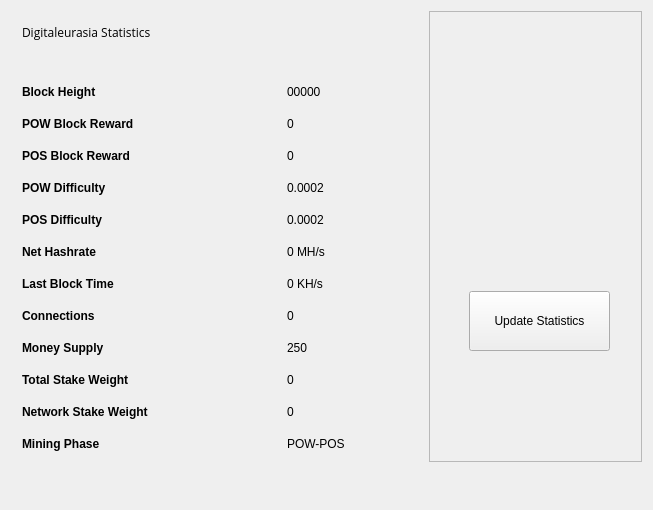
<?xml version="1.0" encoding="UTF-8"?>
<ui version="4.0">
 <class>StatisticsPage</class>
 <widget class="QWidget" name="StatisticsPage">
  <property name="windowModality">
   <enum>Qt::NonModal</enum>
  </property>
  <property name="geometry">
   <rect>
    <x>0</x>
    <y>0</y>
    <width>653</width>
    <height>510</height>
   </rect>
  </property>
  <property name="windowTitle">
   <string>Digging</string>
  </property>
  <property name="styleSheet">
   <string notr="true">font-family:'Open Sans, sans-serif';</string>
  </property>
  <layout class="QGridLayout" name="gridLayout">
   <property name="sizeConstraint">
    <enum>QLayout::SetMaximumSize</enum>
   </property>
   <item row="0" column="1">
    <widget class="QFrame" name="frame">
     <property name="minimumSize">
      <size>
       <width>213</width>
       <height>0</height>
      </size>
     </property>
     <property name="frameShape">
      <enum>QFrame::StyledPanel</enum>
     </property>
     <property name="frameShadow">
      <enum>QFrame::Raised</enum>
     </property>
     <widget class="QPushButton" name="startButton">
      <property name="geometry">
       <rect>
        <x>40</x>
        <y>280</y>
        <width>141</width>
        <height>60</height>
       </rect>
      </property>
      <property name="sizePolicy">
       <sizepolicy hsizetype="Fixed" vsizetype="Fixed">
        <horstretch>0</horstretch>
        <verstretch>0</verstretch>
       </sizepolicy>
      </property>
      <property name="minimumSize">
       <size>
        <width>120</width>
        <height>60</height>
       </size>
      </property>
      <property name="autoFillBackground">
       <bool>false</bool>
      </property>
      <property name="styleSheet">
       <string notr="true"/>
      </property>
      <property name="text">
       <string>Update Statistics</string>
      </property>
     </widget>
     <widget class="QLabel" name="label">
      <property name="geometry">
       <rect>
        <x>10</x>
        <y>10</y>
        <width>191</width>
        <height>191</height>
       </rect>
      </property>
      <property name="text">
       <string/>
      </property>
      <property name="pixmap">
       <pixmap resource="../bitcoin.qrc">:/icons/coinbg</pixmap>
      </property>
      <property name="scaledContents">
       <bool>true</bool>
      </property>
     </widget>
    </widget>
   </item>
   <item row="0" column="0">
    <widget class="QFrame" name="gridFrame_2">
     <layout class="QGridLayout" name="gridLayout_4">
      <item row="3" column="0">
       <layout class="QFormLayout" name="formLayout_2">
        <property name="fieldGrowthPolicy">
         <enum>QFormLayout::FieldsStayAtSizeHint</enum>
        </property>
        <property name="horizontalSpacing">
         <number>139</number>
        </property>
        <property name="verticalSpacing">
         <number>18</number>
        </property>
        <property name="rightMargin">
         <number>0</number>
        </property>
        <item row="1" column="0">
         <widget class="QLabel" name="label_14">
          <property name="text">
           <string>&lt;html&gt;&lt;head/&gt;&lt;body&gt;&lt;p&gt;&lt;span style=&quot; font-weight:600;&quot;&gt;Block Height&lt;/span&gt;&lt;/p&gt;&lt;/body&gt;&lt;/html&gt;</string>
          </property>
         </widget>
        </item>
        <item row="1" column="1">
         <widget class="QLabel" name="heightBox">
          <property name="text">
           <string>00000</string>
          </property>
         </widget>
        </item>
        <item row="2" column="0">
         <widget class="QLabel" name="label_12">
          <property name="text">
           <string>&lt;html&gt;&lt;head/&gt;&lt;body&gt;&lt;p&gt;&lt;span style=&quot; font-weight:600;&quot;&gt;POW Block Reward&lt;/span&gt;&lt;/p&gt;&lt;/body&gt;&lt;/html&gt;</string>
          </property>
         </widget>
        </item>
        <item row="2" column="1">
         <widget class="QLabel" name="rewardBox">
          <property name="text">
           <string>0</string>
          </property>
         </widget>
        </item>
        <item row="3" column="0">
         <widget class="QLabel" name="label_17">
          <property name="text">
           <string>&lt;html&gt;&lt;head/&gt;&lt;body&gt;&lt;p&gt;&lt;span style=&quot; font-weight:600;&quot;&gt;POS Block Reward&lt;/span&gt;&lt;/p&gt;&lt;/body&gt;&lt;/html&gt;</string>
          </property>
         </widget>
        </item>
        <item row="3" column="1">
         <widget class="QLabel" name="posrewardBox">
          <property name="text">
           <string>0</string>
          </property>
         </widget>
        </item>
        <item row="4" column="0">
         <widget class="QLabel" name="label_13">
          <property name="text">
           <string>&lt;html&gt;&lt;head/&gt;&lt;body&gt;&lt;p&gt;&lt;span style=&quot; font-weight:600;&quot;&gt;POW Difficulty&lt;/span&gt;&lt;/p&gt;&lt;/body&gt;&lt;/html&gt;</string>
          </property>
         </widget>
        </item>
        <item row="4" column="1">
         <widget class="QLabel" name="diffBox">
          <property name="text">
           <string>0.0002</string>
          </property>
         </widget>
        </item>
        <item row="5" column="0">
         <widget class="QLabel" name="label_9">
          <property name="text">
           <string>&lt;html&gt;&lt;head/&gt;&lt;body&gt;&lt;p&gt;&lt;span style=&quot; font-weight:600;&quot;&gt;POS Difficulty&lt;/span&gt;&lt;/p&gt;&lt;/body&gt;&lt;/html&gt;</string>
          </property>
         </widget>
        </item>
        <item row="5" column="1">
         <widget class="QLabel" name="diffBox2">
          <property name="text">
           <string>0.0002</string>
          </property>
         </widget>
        </item>
        <item row="6" column="1">
         <widget class="QLabel" name="pawrateBox">
          <property name="text">
           <string>0 MH/s</string>
          </property>
         </widget>
        </item>
        <item row="7" column="0">
         <widget class="QLabel" name="label3_2">
          <property name="sizePolicy">
           <sizepolicy hsizetype="Preferred" vsizetype="Maximum">
            <horstretch>0</horstretch>
            <verstretch>0</verstretch>
           </sizepolicy>
          </property>
          <property name="text">
           <string>&lt;html&gt;&lt;head/&gt;&lt;body&gt;&lt;p&gt;&lt;span style=&quot; font-weight:600;&quot;&gt;Last Block Time&lt;/span&gt;&lt;/p&gt;&lt;/body&gt;&lt;/html&gt;</string>
          </property>
         </widget>
        </item>
        <item row="7" column="1">
         <widget class="QLabel" name="localBox">
          <property name="text">
           <string>0 KH/s</string>
          </property>
         </widget>
        </item>
        <item row="8" column="0">
         <widget class="QLabel" name="label1_2">
          <property name="text">
           <string>&lt;html&gt;&lt;head/&gt;&lt;body&gt;&lt;p&gt;&lt;span style=&quot; font-weight:600;&quot;&gt;Connections&lt;/span&gt;&lt;/p&gt;&lt;/body&gt;&lt;/html&gt;</string>
          </property>
         </widget>
        </item>
        <item row="8" column="1">
         <widget class="QLabel" name="connectionBox">
          <property name="text">
           <string>0</string>
          </property>
         </widget>
        </item>
        <item row="9" column="0">
         <widget class="QLabel" name="label_8">
          <property name="text">
           <string>&lt;html&gt;&lt;head/&gt;&lt;body&gt;&lt;p&gt;&lt;span style=&quot; font-weight:600;&quot;&gt;Money Supply&lt;/span&gt;&lt;/p&gt;&lt;/body&gt;&lt;/html&gt;</string>
          </property>
         </widget>
        </item>
        <item row="9" column="1">
         <widget class="QLabel" name="volumeBox">
          <property name="text">
           <string>250</string>
          </property>
         </widget>
        </item>
        <item row="10" column="0">
         <widget class="QLabel" name="label_10">
          <property name="text">
           <string>&lt;html&gt;&lt;head/&gt;&lt;body&gt;&lt;p&gt;&lt;span style=&quot; font-weight:600;&quot;&gt;Total Stake Weight&lt;/span&gt;&lt;/p&gt;&lt;/body&gt;&lt;/html&gt;</string>
          </property>
         </widget>
        </item>
        <item row="10" column="1">
         <widget class="QLabel" name="minBox">
          <property name="text">
           <string>0</string>
          </property>
         </widget>
        </item>
        <item row="11" column="0">
         <widget class="QLabel" name="label_11">
          <property name="text">
           <string>&lt;html&gt;&lt;head/&gt;&lt;body&gt;&lt;p&gt;&lt;span style=&quot; font-weight:600;&quot;&gt;Network Stake Weight&lt;/span&gt;&lt;/p&gt;&lt;/body&gt;&lt;/html&gt;</string>
          </property>
         </widget>
        </item>
        <item row="11" column="1">
         <widget class="QLabel" name="maxBox">
          <property name="text">
           <string>0</string>
          </property>
         </widget>
        </item>
        <item row="12" column="0">
         <widget class="QLabel" name="label_15">
          <property name="text">
           <string>&lt;html&gt;&lt;head/&gt;&lt;body&gt;&lt;p&gt;&lt;span style=&quot; font-weight:600;&quot;&gt;Mining Phase&lt;/span&gt;&lt;/p&gt;&lt;/body&gt;&lt;/html&gt;</string>
          </property>
         </widget>
        </item>
        <item row="12" column="1">
         <widget class="QLabel" name="cBox">
          <property name="text">
           <string>POW-POS</string>
          </property>
         </widget>
        </item>
        <item row="6" column="0">
         <widget class="QLabel" name="label_16">
          <property name="text">
           <string>&lt;html&gt;&lt;head/&gt;&lt;body&gt;&lt;p&gt;&lt;span style=&quot; font-weight:600;&quot;&gt;Net Hashrate&lt;/span&gt;&lt;/p&gt;&lt;/body&gt;&lt;/html&gt;</string>
          </property>
         </widget>
        </item>
       </layout>
      </item>
      <item row="1" column="0">
       <layout class="QHBoxLayout" name="horizontalLayout_4">
        <property name="spacing">
         <number>7</number>
        </property>
        <item>
         <widget class="QLabel" name="label_5">
          <property name="font">
           <font>
            <family>Open Sans, sans-serif</family>
           </font>
          </property>
          <property name="text">
           <string>Digitaleurasia Statistics</string>
          </property>
         </widget>
        </item>
        <item>
         <spacer name="horizontalSpacer_2">
          <property name="orientation">
           <enum>Qt::Horizontal</enum>
          </property>
          <property name="sizeHint" stdset="0">
           <size>
            <width>40</width>
            <height>20</height>
           </size>
          </property>
         </spacer>
        </item>
       </layout>
      </item>
      <item row="2" column="0">
       <spacer name="verticalSpacer_2">
        <property name="orientation">
         <enum>Qt::Vertical</enum>
        </property>
        <property name="sizeHint" stdset="0">
         <size>
          <width>20</width>
          <height>40</height>
         </size>
        </property>
       </spacer>
      </item>
     </layout>
    </widget>
   </item>
   <item row="1" column="0">
    <spacer name="verticalSpacer">
     <property name="orientation">
      <enum>Qt::Vertical</enum>
     </property>
     <property name="sizeHint" stdset="0">
      <size>
       <width>20</width>
       <height>40</height>
      </size>
     </property>
    </spacer>
   </item>
  </layout>
 </widget>
 <layoutdefault spacing="6" margin="11"/>
 <resources>
  <include location="../bitcoin.qrc"/>
 </resources>
 <connections/>
</ui>
